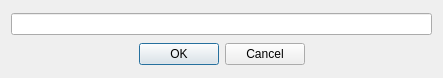
<?xml version="1.0" encoding="UTF-8"?>
<ui version="4.0">
 <class>TextInfoInputDlg</class>
 <widget class="QWidget" name="TextInfoInputDlg">
  <property name="geometry">
   <rect>
    <x>0</x>
    <y>0</y>
    <width>443</width>
    <height>78</height>
   </rect>
  </property>
  <property name="windowTitle">
   <string>插入新特征</string>
  </property>
  <property name="windowIcon">
   <iconset resource="srcfile.qrc">
    <normaloff>:/icon/SrcFile/icon/tools.png</normaloff>:/icon/SrcFile/icon/tools.png</iconset>
  </property>
  <property name="layoutDirection">
   <enum>Qt::LeftToRight</enum>
  </property>
  <layout class="QGridLayout" name="gridLayout">
   <item row="0" column="0">
    <widget class="QLineEdit" name="lineEdit"/>
   </item>
   <item row="1" column="0">
    <widget class="QDialogButtonBox" name="buttonBox">
     <property name="orientation">
      <enum>Qt::Horizontal</enum>
     </property>
     <property name="standardButtons">
      <set>QDialogButtonBox::Cancel|QDialogButtonBox::Ok</set>
     </property>
     <property name="centerButtons">
      <bool>true</bool>
     </property>
    </widget>
   </item>
  </layout>
 </widget>
 <resources>
  <include location="srcfile.qrc"/>
 </resources>
 <connections/>
</ui>
